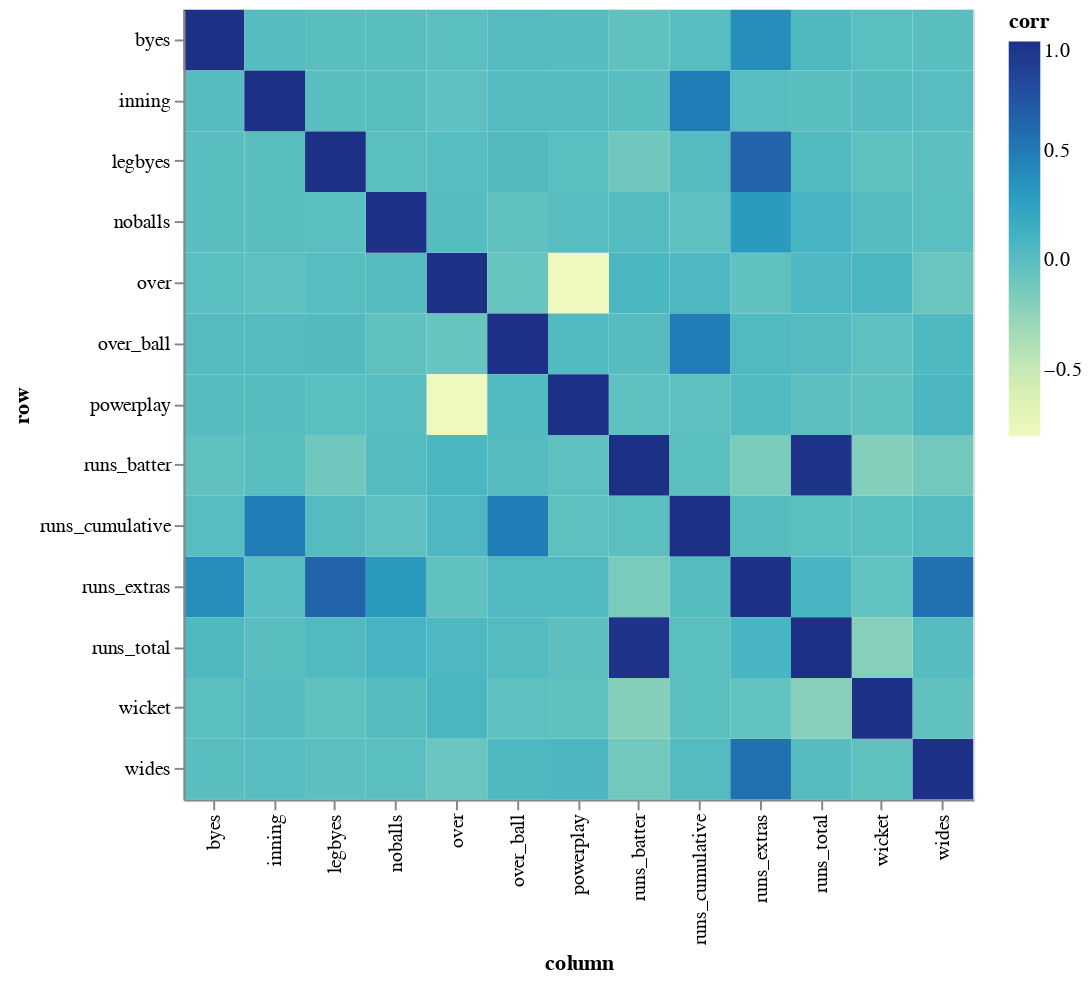

Here is the notebook cell this chart was saved with:
### Code cell
corr_ = corr_df.stack()
corr_ = corr_.reset_index()
corr_.columns = ['row', 'column', 'corr']
corr_

alt.Chart(corr_).mark_rect().encode(
    x = 'column',
    y = 'row',
    color = 'corr:Q',
    tooltip = 'corr:Q'
).properties(
    width = 400,
    height = 400
)

### Figure 1 — Vega-Lite specification as saved in the notebook (floating-point values rounded to 4 significant figures; data arrays with more than 128 entries replaced by an {"elided": "..."} marker saying what was removed)
{"config": {"view": {"continuousWidth": 300, "continuousHeight": 300}}, "data": {"name": "data-20160496912dd5e02b8d4a7c44e68218"}, "mark": {"type": "rect"}, "encoding": {"color": {"field": "corr", "type": "quantitative"}, "tooltip": {"field": "corr", "type": "quantitative"}, "x": {"field": "column", "type": "nominal"}, "y": {"field": "row", "type": "nominal"}}, "height": 400, "width": 400, "$schema": "https://vega.github.io/schema/vega-lite/v5.16.3.json", "datasets": {"data-20160496912dd5e02b8d4a7c44e68218": {"elided": "169 records"}}}
